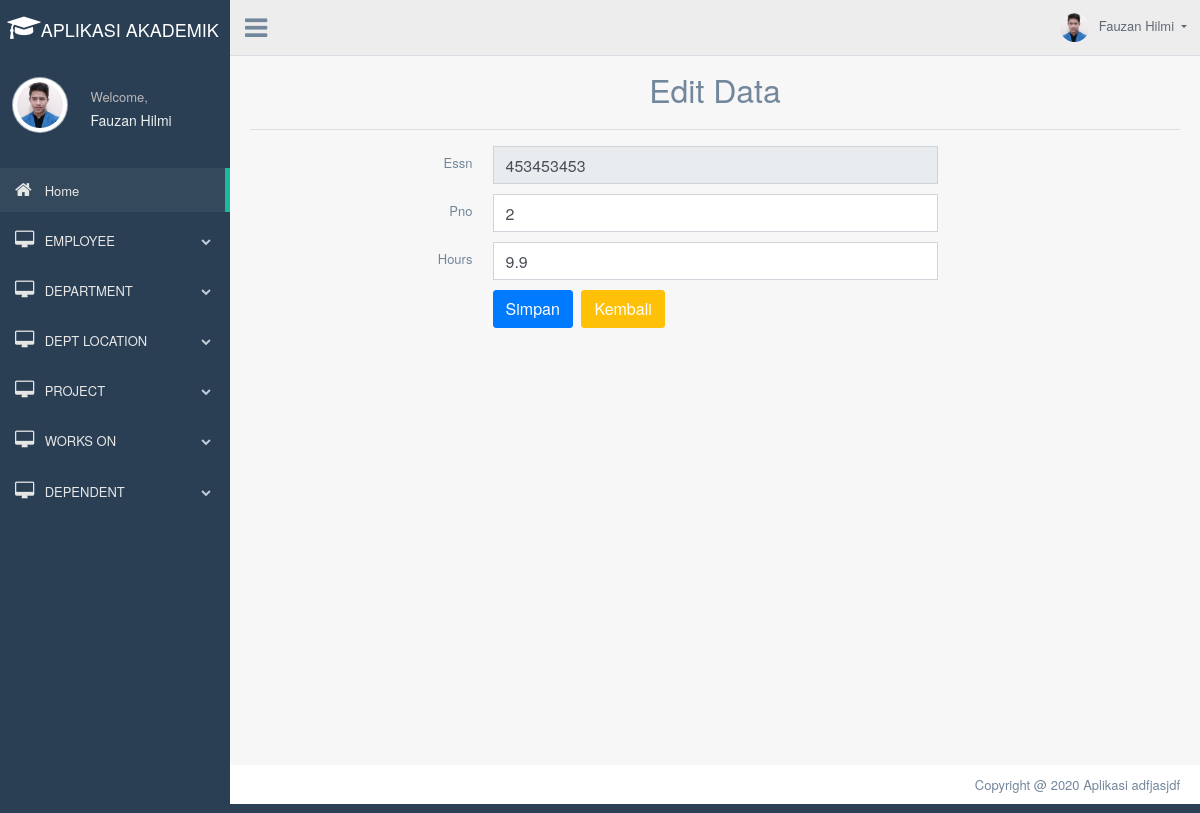
/index.php?page=edit5&Essn=453453453, run on the app's committed database.
### tables this page shows
CREATE TABLE `works_on` (
  `Essn` int(20) NOT NULL,
  `Pno` int(5) NOT NULL,
  `Hours` decimal(2,1) DEFAULT NULL
);

### edit5.php (the view, shortened to what this page needs)
<?php include('config.php'); ?>
	<div class="container" style="margin-top:20px">
		<center><font size="6">Edit Data</font></center>
		<hr>
		<?php
		if(isset($_GET['Essn'])){
			$Essn = $_GET['Essn'];
			$select = mysqli_query($koneksi, "SELECT * FROM works_on WHERE Essn='$Essn'") or die(mysqli_error($koneksi));
			if(mysqli_num_rows($select) == 0){
				echo '<div class="alert alert-warning">ID tidak ada dalam database.</div>';
				exit();
			}else{
				$data = mysqli_fetch_assoc($select);
			}
		}
		?>
		<form action="index.php?page=edit5&Essn=<?php echo $Essn; ?>" method="post">
			<div class="item form-group">
				<label class="col-form-label col-md-3 col-sm-3 label-align">Essn</label>
				<div class="col-md-6 col-sm-6">
					<input type="text" name="Essn" class="form-control" size="4" value="<?php echo $data['Essn']; ?>" readonly required>
				</div>
			</div>
			<div class="item form-group">
				<label class="col-form-label col-md-3 col-sm-3 label-align">Pno</label>
				<div class="col-md-6 col-sm-6">
					<input type="text" name="Pno" class="form-control" value="<?php echo $data['Pno']; ?>" required>
				</div>
			</div>
			<div class="item form-group">
				<label class="col-form-label col-md-3 col-sm-3 label-align">Hours</label>
				<div class="col-md-6 col-sm-6">
					<input type="text" name="Hours" class="form-control" value="<?php echo $data['Hours']; ?>" required>
				</div>
			</div>
			<div class="item form-group">
				<div class="col-md-6 col-sm-6 offset-md-3">
					<input type="submit" name="submit" class="btn btn-primary" value="Simpan">
					<a href="index.php?page=tampil_mhs" class="btn btn-warning">Kembali</a>
				</div>
			</div>
		</form>
	</div>

### data on the page
works_on: Essn "453453453", Pno "2", Hours "9.9"
